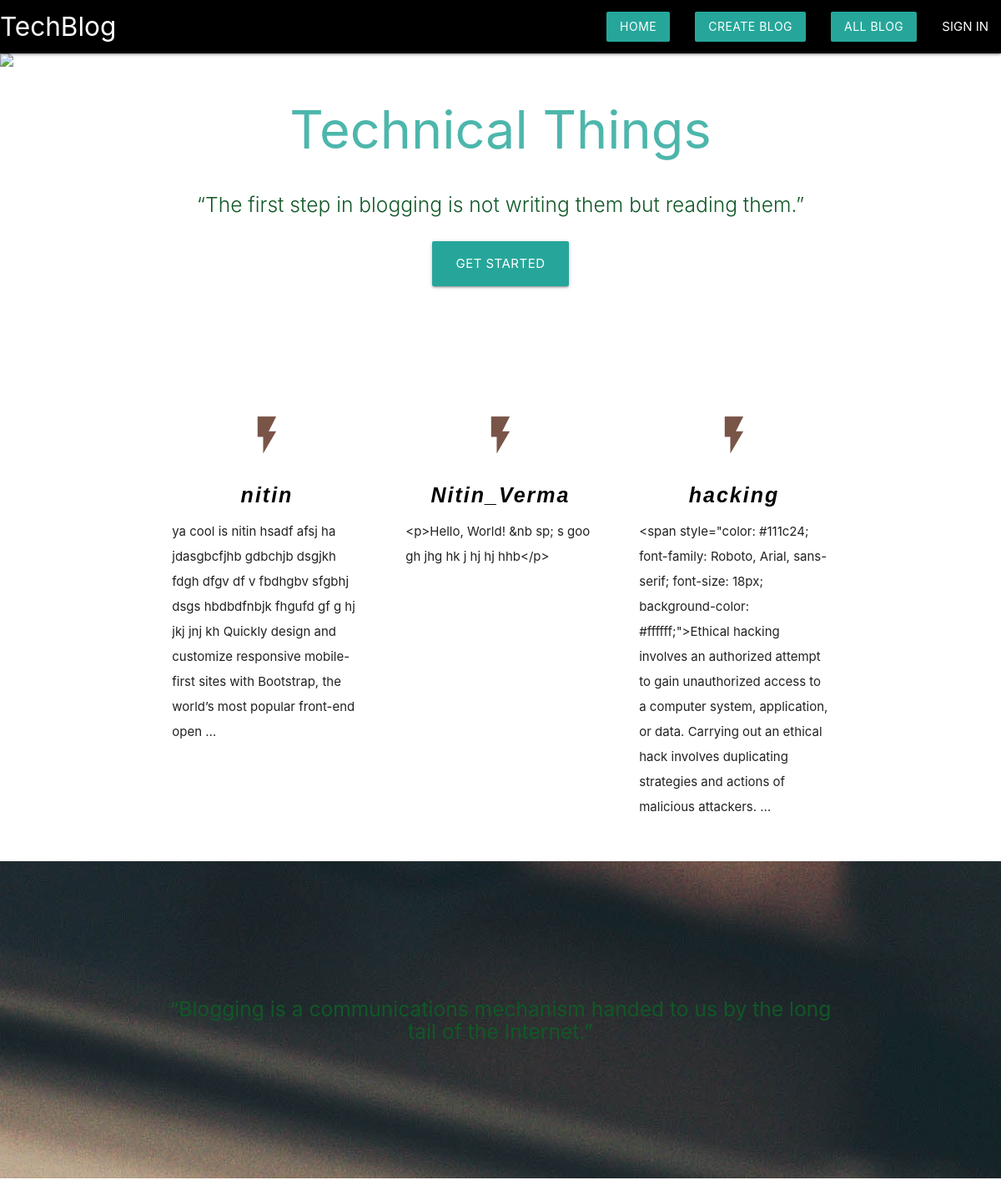
/blogs/ (upper part), run on an earlier commit of the app's database.
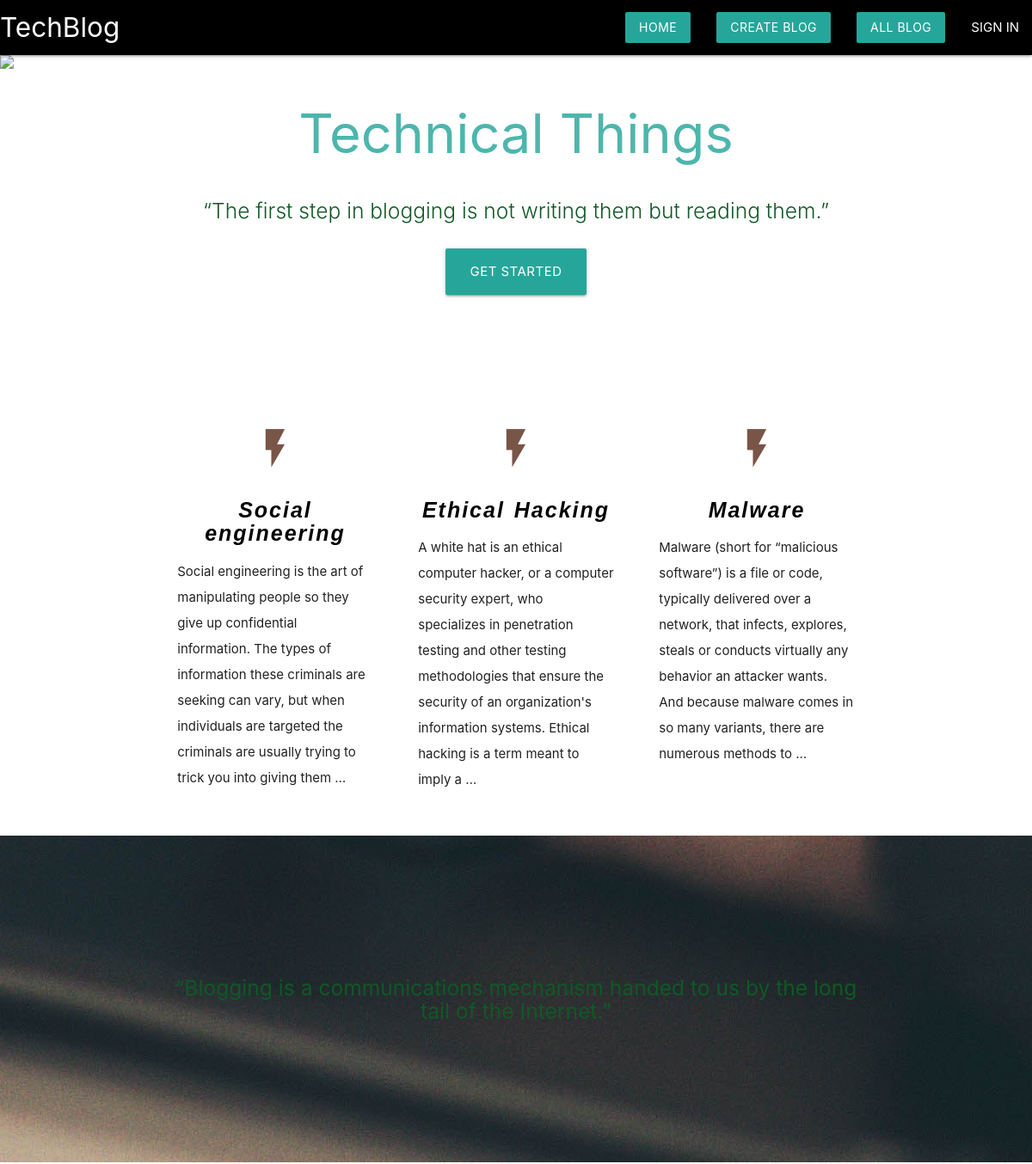
And on a later commit of the database.
### blog/models.py (models this page shows, shortened)
class blog(models.Model):
    title = models.CharField(max_length=100)
    content = models.TextField(max_length=10000)
    slug = models.SlugField(max_length=500, null=True , blank=True)
    image = models.ImageField(("/static/nitin"), upload_to="static/nitin", height_field=None, width_field=None, max_length=None)
    create_at = models.DateTimeField(auto_now_add=True)
    upload_to = models.DateTimeField(auto_now=True)

### blog/views.py (the view)
# urls.py: path('blogs/', include('blog.urls')),
def blogs(request):
    allpost = blog.objects.all()
    contxt = {'allpost': allpost}
    return render(request,'blog/blogs.html',contxt)
    return render(request,'blog/blogs.html')

### templates/blog/blogs.html (shortened to what this page needs)
<!DOCTYPE html>
<html lang="en">
<head>
  <link href="/static/css/materialize.css" type="text/css" rel="stylesheet" media="screen,projection" />
  <link href="/static/css/style.css" type="text/css" rel="stylesheet" media="screen,projection" />
</head>
<body>
  <nav>
    <div class="black nav-wrapper">
      <a href="/" class="brand-logo" style="color: white;">TechBlog</a>
      <ul class="right hide-on-med-and-down">
        <li><a href="/" class="waves-effect btn" style="color: white;">Home</a></li>
        <li><a href="newblog" class="waves-effect btn" style="color: white;">Create Blog</a></li>
        <li><a href="allblog" class="waves-effect btn" style="color: white;">All Blog</a></li>
        {% if user.is_authenticated %}
        <li><a class="dropdown-trigger" href="#!" style="color: white;" data-target="dropdown2">{{request.user}}<i
              class="material-icons right">arrow_drop_down</i></a></li>
      {% else %}
      <li><a style="color: white;" href="/signin">SIGN IN</a></li>
      {% endif %}
      </ul>
    </div>
  </nav>
  <div id="index-banner" class="parallax-container">
    <div class="section no-pad-bot">
      <div class="container">
        <br><br>
        <h1 class="header center teal-text text-lighten-2">Technical Things</h1>
        <div class="row center">
          <h5 class="header col s12 light" style="color: rgb(16, 88, 38);">“The first step in blogging is not writing them but reading them.”</h5>
        </div>
        <div class="row center">
          <a href="newblog" id="download-button"
            class="btn-large waves-effect waves-light teal lighten-1">Get Started</a>
        </div>
        <br><br>
      </div>
    </div>
    <div class="parallax"><img src="/static/img/17.jpg" alt="Unsplashed background img 1"></div>
  </div>
  <div class="container">
    <div class="section">
      <div class="row">
      {% for post in allpost %}
        <div class="col s12 m4">
          <div class="icon-block nitin">
            <h2 class="center brown-text"><i class="material-icons">flash_on</i></h2>
            <h5 class="center">{{post.title}}</h5>
            <p class="">{{post.content | truncatewords:40}}</p>
          </div>
        </div>
         {% endfor %}
      </div>
    </div>
  </div>
  <div class="parallax-container valign-wrapper">
    <div class="section no-pad-bot">
      <div class="container">
        <div class="row center">
          <h5 class="header col s12 " style="color: rgb(16, 88, 38);">“Blogging is a communications mechanism handed to us by the long tail of the Internet.”</h5>
        </div>
      </div>
    </div>
    <div class="parallax"><img src="/static/img/07.jpg" alt="Unsplashed background img 2"></div>
  </div>
</body>
</html>

What changed in the data, as far as the page shows it:
removed blog: title "nitin", content "ya cool is nitin hsadf afsj ha jdasgbcfjhb gdbchjb dsgjkh fdgh dfgv df v fbdhgbv sfgbhj dsgs hbdbdfnbjk fhgufd gf g hj jkj jnj kh Quickly design and customize responsive mobile-first sites with Bootstrap, the world’s most popular front-end open …"
removed blog: title "Nitin_Verma", content "<p>Hello, World! &nb sp; s goo gh jhg hk j hj hj hhb</p>"
removed blog: title "hacking", content "<span style=\"color: #111c24; font-family: Roboto, Arial, sans-serif; font-size: 18px; background-color: #ffffff;\">Ethical hacking involves an authorized attempt to gain unauthorized access to a computer system, application, or data. Carrying out an ethical hack involves duplicating strategies and actions of malicious attackers. …"
added blog: title "Social engineering", content "Social engineering is the art of manipulating people so they give up confidential information. The types of information these criminals are seeking can vary, but when individuals are targeted the criminals are usually trying to trick you into giving them …"
added blog: title "Ethical Hacking", content "A white hat is an ethical computer hacker, or a computer security expert, who specializes in penetration testing and other testing methodologies that ensure the security of an organization's information systems. Ethical hacking is a term meant to imply a …"
added blog: title "Malware", content "Malware (short for “malicious software”) is a file or code, typically delivered over a network, that infects, explores, steals or conducts virtually any behavior an attacker wants. And because malware comes in so many variants, there are numerous methods to …"
